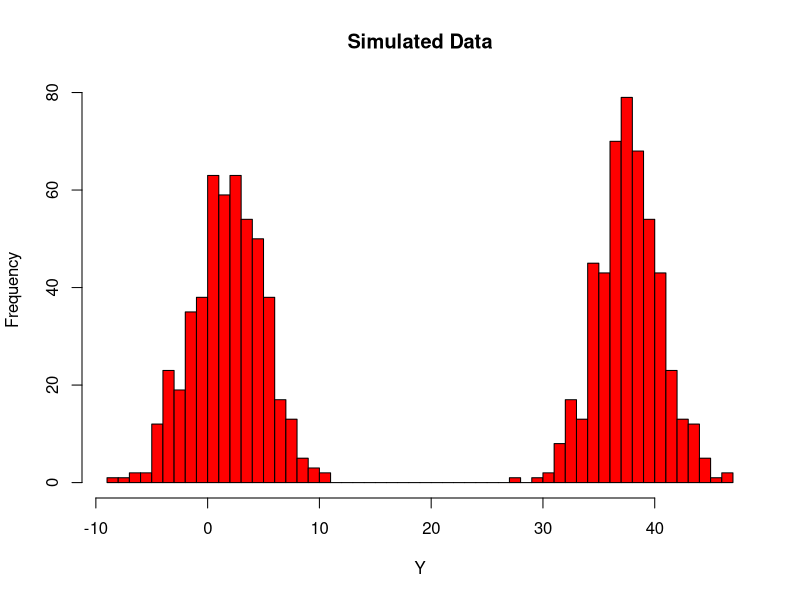
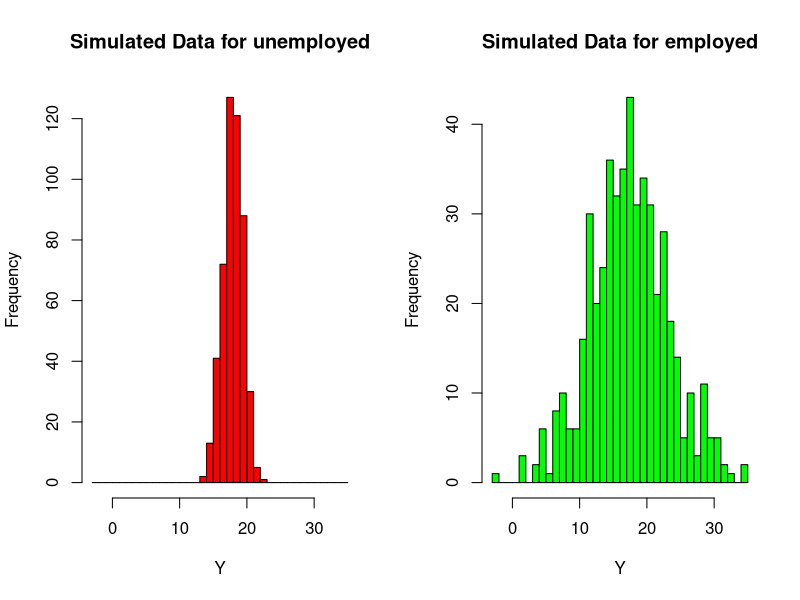
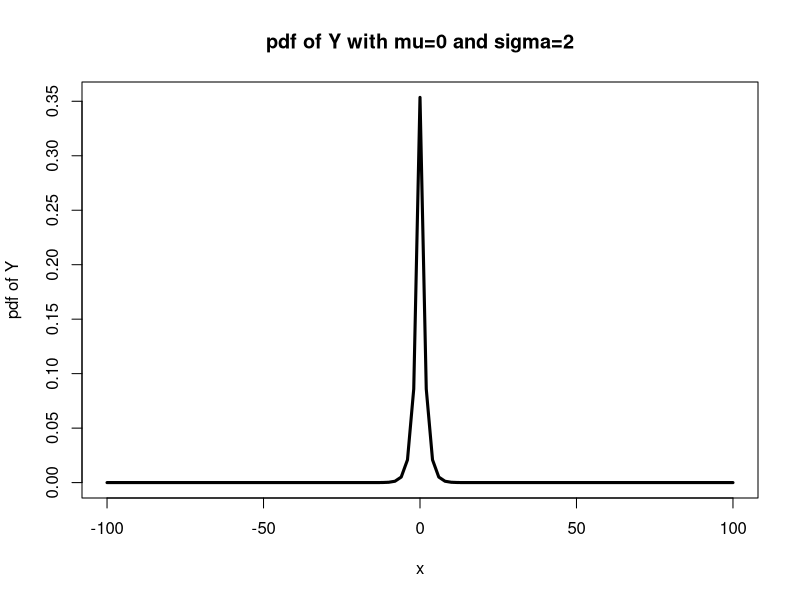

Source code (R) for these figures, in order:
##### Problem Set 2
##### Xiner Zhou
##### 2/7/2016

######################################################
## Problem 1 
######################################################

#### 1.A: Equation for Expectation and Variance

#### 1.B: Find Expectation and Variance using "integrate()", without simulation

# create a function that takes arguments x and lamda, then gives PDF of exponential distribution
exp_PDF <- function(x,lamda){
   lamda*exp(-lamda*x) 
}
# integrate to check if prob =1
integrate( exp_PDF,lower=0,upper=1000,lamda=2)

# evaluate Expectation when lamda=2 
exp_Exp <- function(x,lamda){
  x*exp_PDF(x,lamda)
}
mu <-integrate(exp_Exp,0,1000,lamda=2)
print(mu) # Answer:0.5 with absolute error < 2.4e-08

# evaluate Variance when lamda=2
exp_Var <- function(x,lamda){
  ((x-mu$value)^2)*exp_PDF(x,lamda)
}
integrate(exp_Var,0,1000,lamda=2) #Answer: 0.25 with absolute error < 7e-07

#### 1.C: Find Expectation and Variance via simulation

# set random seed
set.seed(02138)
# initialize number of iteration
nIter <-10000000
# initialize place-holder for random sampling
simulated_data <-  rep(NA,nIter)
for (i in 1:nIter){
  simulated_data[i]<-rexp(n=1,rate=2)
}
# print expectation and var
mean(simulated_data) # Answer: 0.5000815
var(simulated_data)  # Answer: 0.2501155

#### 1.D: Find Expectatio and Variance for Y via simulation
simulated_Y <- log(simulated_data)/(simulated_data^2-exp(simulated_data))
mean(simulated_Y) # Answer: 1.146299
var(simulated_Y)  # Answer: 1.497647


######################################################
## Problem 2 
######################################################

set.seed(02138)
gender <- c(rep(0,500),rep(1,500))
nIter <-1000
simulated_data <- rep(NA,nIter)
for(i in 1:nIter){
  error <- rnorm(n=1,mean=0,sd=3)
  simulated_data[i] <- 2+36*gender[i]+error
}
 
#### 2.A: Plot a histogram of simulated data and attach the plot as a PDF or image file
setwd("C:/Users/xiz933/Desktop/Files/Advanced Quantitative Method-Gary King/Week 2")
  pdf("Problem 2A.pdf")
  hist(simulated_data, breaks=seq(floor(min(simulated_data)),ceiling(max(simulated_data)),1),
       xlab="Y", main="Simulated Data", col="red")
dev.off()

#### 2.B: Describe the distribution of your simulated data
# The simulated data has two clusters (women and men), each cluster approximately normally distributed with 
# similar dispersion but different cetral tendencies. Women's cluster centers around
# 38, while men cluster centers around 2.

#### 2.C: Does your data violate an assumption of the traditional OLS regression model?
# No, the data doesn't violate traditional OLS regression assumptions. 
# According to the data generation process, given gender, the dependent variable Y's are
# independently randomly drawn from the same or identical normal distribution with sd=3.
# In other words, the errors(stochastic component) are all independently identical distributed as normal  
# with mean 0 and standard deviation 3. 


######################################################
## Problem 3
######################################################

set.seed(02138)
employment <- c(rep(0,500),rep(1,500))
nIter <-1000 
simulated_data <- rep(NA,nIter)
for(i in 1:nIter){
  sigma  <- sqrt(2+36*employment[i])
  simulated_data[i] <- rnorm(n=1,mean=18,sd=sigma)
}

#### 3.A: Create a split histogram plot

# put employment and simulated_data into single data frame
mydata <- data.frame(employment, simulated_data)
setwd("C:/Users/xiz933/Desktop/Files/Advanced Quantitative Method-Gary King/Week 2")
pdf("Problem 3A.pdf")
par(mfrow=c(1,2))
hist(mydata$simulated_data[mydata$employment==0],
     breaks=seq(floor(min(mydata$simulated_data)),ceiling(max(mydata$simulated_data)),1),
     xlab="Y", main="Simulated Data for unemployed", col="red")
hist(mydata$simulated_data[mydata$employment==1],
     breaks=seq(floor(min(mydata$simulated_data)),ceiling(max(mydata$simulated_data)),1),
     xlab="Y", main="Simulated Data for employed", col="green")
dev.off()
 
#### 3.B: What is the mean of the simulated data for employed observations?
mean(mydata$simulated_data[mydata$employment==1]) # Answer:17.34849

#### 3.C: What is the mean of the simulated data for unemployed observations?
mean(mydata$simulated_data[mydata$employment==0]) # Answer: 17.90827

#### 3.D: Explain why this model is useful and what this model tells us about the distribution of Y?

# This model is particularly useful when the data generation process violate the homosdascity 
# assumption of Ordinary Least Square regression model. Especaially when the variability of error term,
# or outcome Y, depend upon the value of a fixed variable. 

# This model tells us that, the outcome Y is independently randomely drawn from normal distributions 
# with same mean but different variances. For employed, Y is i.i.d. from normal(mean=18,var=38); while for
# unemployed, Y is i.i.d. from normal(mean=18,var=2). In other words, variability within employed group is 
# far larger than unemployed.


######################################################
## Problem 4
######################################################

#### 4.A:Write a function for PDF
PDF <- function(y,mu,sigma){
  exp(-sqrt(2)*abs(y-mu)/sigma)/(sigma*sqrt(2))
}

#### 4.B: Plot pdf
expr <- function(x){PDF(y=x,mu=0,sigma=2)}

setwd("C:/Users/xiz933/Desktop/Files/Advanced Quantitative Method-Gary King/Week 2")
pdf("Problem 4B.pdf")
  curve(expr,from=-100,to=100,ylab="pdf of Y",main="pdf of Y with mu=0 and sigma=2",lwd=3)
dev.off()

#### 4.C: Integrate pdf over the support of Y 
integrate(PDF,lower=-1000,upper=1000,mu=0,sigma=2)

# 1 with absolute error < 1e-06
# The funciton integrates to 1, along with the fact that it greater than 0 over the support of Y,
# tells us that it is a valid Probability Density Funciton (PDF) of random variable Y.

#### 4.D: Find P(-2<Y<1.75) if mu=0 and sigma=2
integrate(PDF,lower=-2,upper=1.75,mu=0,sigma=2)
# 0.7333737 with absolute error < 2.4e-05



